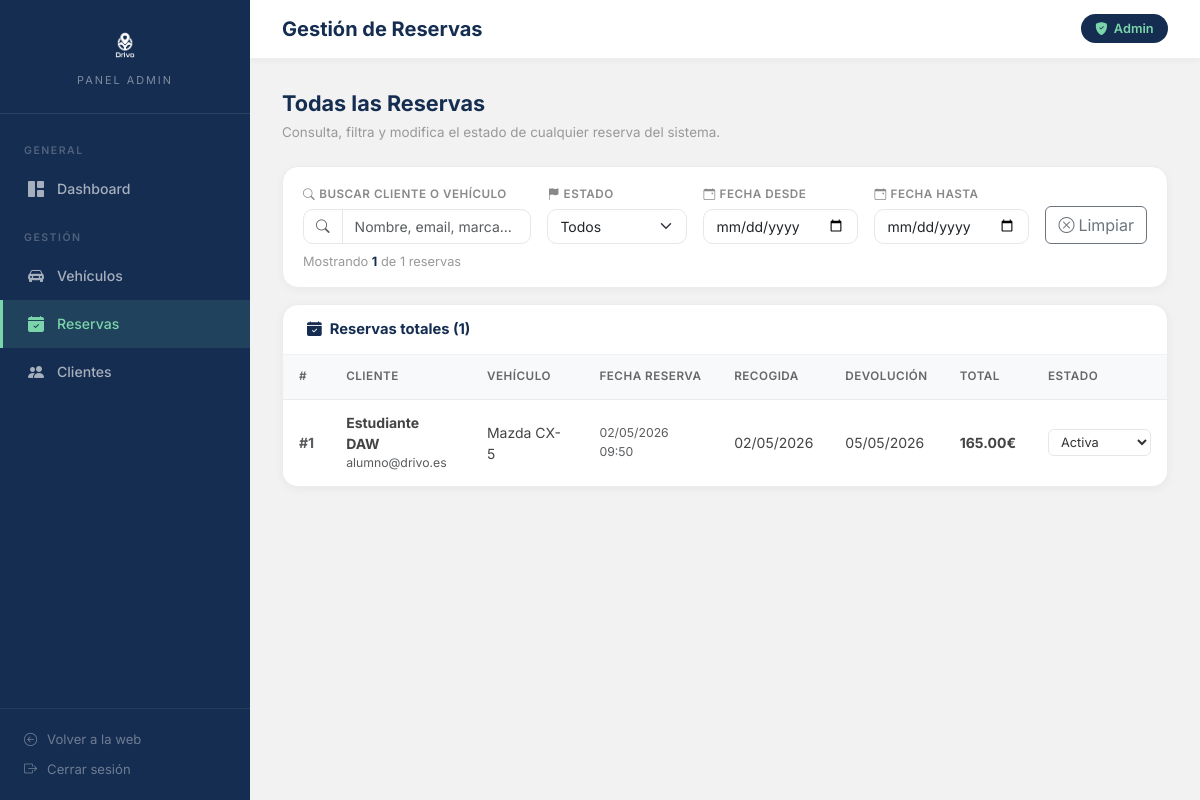
The app's page /Controller/admin/reservas_admin.php (signed in), older data.
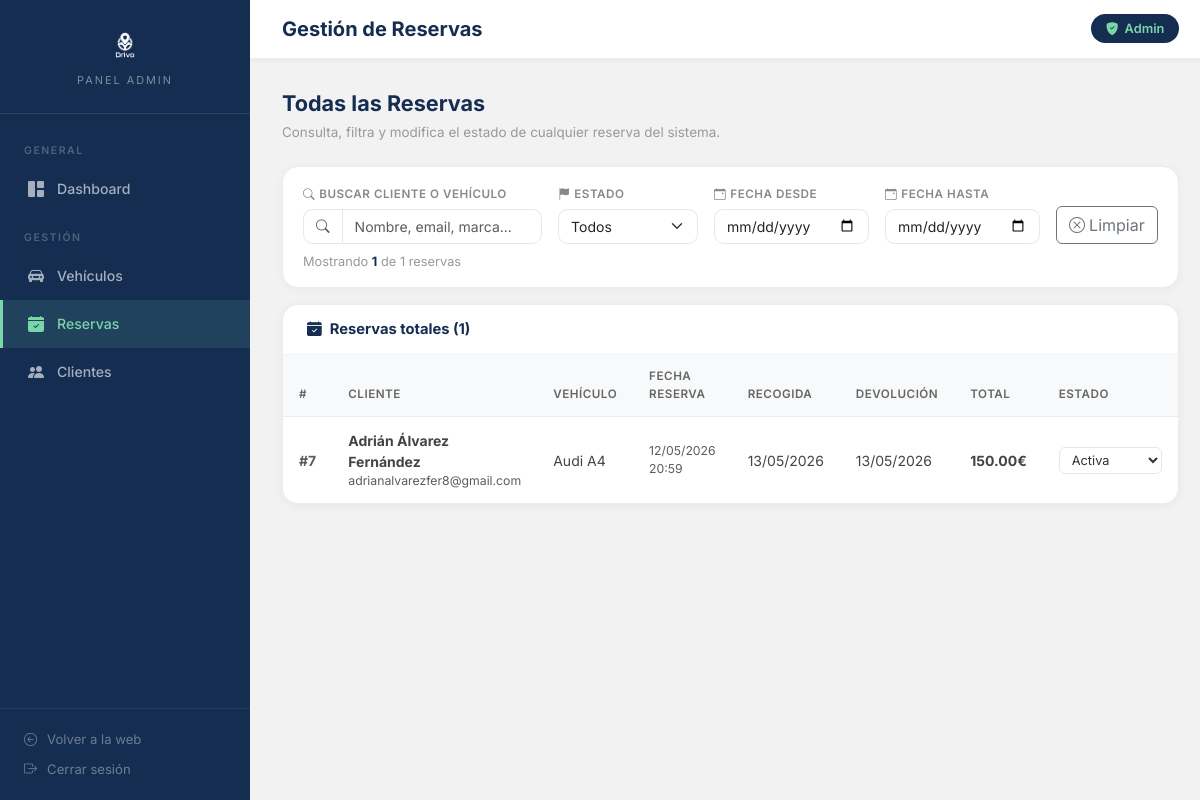
The same page, newer data.
### tables this page shows
CREATE TABLE IF NOT EXISTS `reservas` (
  `id` int(11) NOT NULL AUTO_INCREMENT,
  `id_vehiculo` int(11) NOT NULL,
  `id_cliente` int(11) NOT NULL,
  `fecha_reserva` timestamp NOT NULL DEFAULT current_timestamp(),
  `fecha_inicio` date NOT NULL,
  `fecha_fin` date NOT NULL,
  `sancion_km` decimal(8,2) NOT NULL DEFAULT 0.00,
  `sancion_tiempo` decimal(8,2) NOT NULL DEFAULT 0.00,
  `precio_total` decimal(10,2) NOT NULL,
  `estado` enum('Pendiente','Activa','Finalizada','Cancelada') NOT NULL DEFAULT 'Pendiente',
  PRIMARY KEY (`id`),
  KEY `idx_vehiculo` (`id_vehiculo`),
  KEY `idx_cliente` (`id_cliente`),
  CONSTRAINT `fk_reserva_cliente` FOREIGN KEY (`id_cliente`) REFERENCES `clientes` (`id`) ON UPDATE CASCADE,
  CONSTRAINT `fk_reserva_vehiculo` FOREIGN KEY (`id_vehiculo`) REFERENCES `flota` (`id`) ON UPDATE CASCADE
);

CREATE TABLE IF NOT EXISTS `clientes` (
  `id` int(11) NOT NULL AUTO_INCREMENT,
  `usuario` varchar(50) NOT NULL,
  `passw` varchar(255) NOT NULL,
  `email` varchar(100) NOT NULL,
  `nombre` varchar(50) NOT NULL,
  `apellidos` varchar(100) NOT NULL,
  `rol` enum('admin','cliente') NOT NULL DEFAULT 'cliente',
  `fecha_registro` timestamp NOT NULL DEFAULT current_timestamp(),
  PRIMARY KEY (`id`),
  UNIQUE KEY `usuario` (`usuario`),
  UNIQUE KEY `email` (`email`)
);

CREATE TABLE IF NOT EXISTS `flota` (
  `id` int(11) NOT NULL AUTO_INCREMENT,
  `matricula` varchar(15) NOT NULL,
  `marca` varchar(50) NOT NULL,
  `modelo` varchar(50) NOT NULL,
  `motor` varchar(100) NOT NULL,
  `cambios` varchar(50) NOT NULL,
  `traccion` varchar(50) NOT NULL,
  `llantas` int(2) NOT NULL DEFAULT 17,
  `anio` int(4) NOT NULL,
  `precio_dia` decimal(8,2) NOT NULL DEFAULT 0.00,
  `imagen` varchar(255) DEFAULT 'default.jpg',
  `disponible` tinyint(1) NOT NULL DEFAULT 1,
  `oferta` tinyint(1) NOT NULL DEFAULT 0,
  PRIMARY KEY (`id`),
  UNIQUE KEY `matricula` (`matricula`)
);

### Controller/admin/reservas_admin.php (called while the page is built, shortened)
<?php
require_once '../../Model/Reserva.php';
$reservas = Reserva::getTodasReservas();
include '../../View/admin/reservas_view.php';

### Model/Reserva.php (called while the page is built, shortened)
<?php
class Reserva {
    public static function getTodasReservas() {
        $conexion = DrivoDB::connectDB();
        $consulta = "SELECT r.*, c.nombre, c.apellidos, c.email, f.marca, f.modelo
                     FROM reservas r
                     JOIN clientes c ON r.id_cliente = c.id
                     JOIN flota f ON r.id_vehiculo = f.id
                     ORDER BY r.fecha_reserva DESC";
        return $conexion->query($consulta)->fetchAll(PDO::FETCH_OBJ);
    }
}
?>

### View/admin/reservas_view.php (the view, shortened to what the changed rows need)
<?php
include 'layout_top.php';
?>
<div class="admin-table-card">
    <div class="table-responsive">
        <table class="table table-hover" id="tabla-reservas">
            <thead>
                <tr>
                    <th>#</th>
                    <th>Cliente</th>
                    <th>Vehículo</th>
                    <th>Fecha reserva</th>
                    <th>Recogida</th>
                    <th>Devolución</th>
                    <th>Total</th>
                    <th>Estado</th>
                </tr>
            </thead>
            <tbody>
                <?php if (empty($reservas)): ?>
                    <tr><td colspan="8" class="text-center text-muted py-4">No hay reservas en el sistema.</td></tr>
                <?php else: ?>
                    <?php foreach ($reservas as $r): ?>
                        <tr data-estado="<?= $r->estado ?>"
                            data-fecha-ini="<?= $r->fecha_inicio ?>"
                            data-fecha-fin="<?= $r->fecha_fin ?>">
                            <td class="text-muted fw-bold">#<?= $r->id ?></td>
                            <td>
                                <div class="fw-bold"><?= htmlspecialchars($r->nombre . ' ' . $r->apellidos) ?></div>
                                <div class="text-muted small"><?= htmlspecialchars($r->email) ?></div>
                            </td>
                            <td><?= htmlspecialchars($r->marca . ' ' . $r->modelo) ?></td>
                            <td class="text-muted small"><?= date('d/m/Y H:i', strtotime($r->fecha_reserva)) ?></td>
                            <td><?= date('d/m/Y', strtotime($r->fecha_inicio)) ?></td>
                            <td><?= date('d/m/Y', strtotime($r->fecha_fin)) ?></td>
                            <td class="fw-bold"><?= $r->precio_total ?>€</td>
                            <td>
                                <form method="POST" action="/Proyecto/Controller/admin/reservas_admin.php">
                                    <select name="estado" class="select-estado" onchange="this.form.submit()">
                                        <?php foreach (['Pendiente','Activa','Finalizada','Cancelada'] as $est): ?>
                                            <option value="<?= $est ?>" <?= $r->estado === $est ? 'selected' : '' ?>><?= $est ?></option>
                                        <?php endforeach; ?>
                                    </select>
                                </form>
                            </td>
                        </tr>
                    <?php endforeach; ?>
                <?php endif; ?>
            </tbody>
        </table>
    </div>
</div>
<?php include 'layout_bottom.php'; ?>

Row changes from the older to the newer data that the page shows:
removed reservas: id "1", id_cliente.apellidos "Estudiante DAW", id_cliente.email "alumno@drivo.es", id_vehiculo.modelo "Mazda CX-5", fecha_reserva "02/05/2026 09:50", fecha_inicio "02/05/2026", fecha_fin "05/05/2026", precio_total "165.00", estado "Activa"
added reservas: id "7", id_cliente.apellidos "Adrián Álvarez Fernández", id_cliente.email "adrianalvarezfer8@gmail.com", id_vehiculo.modelo "Audi A4", fecha_reserva "12/05/2026 20:59", fecha_inicio "13/05/2026", fecha_fin "13/05/2026", precio_total "150.00", estado "Activa"
